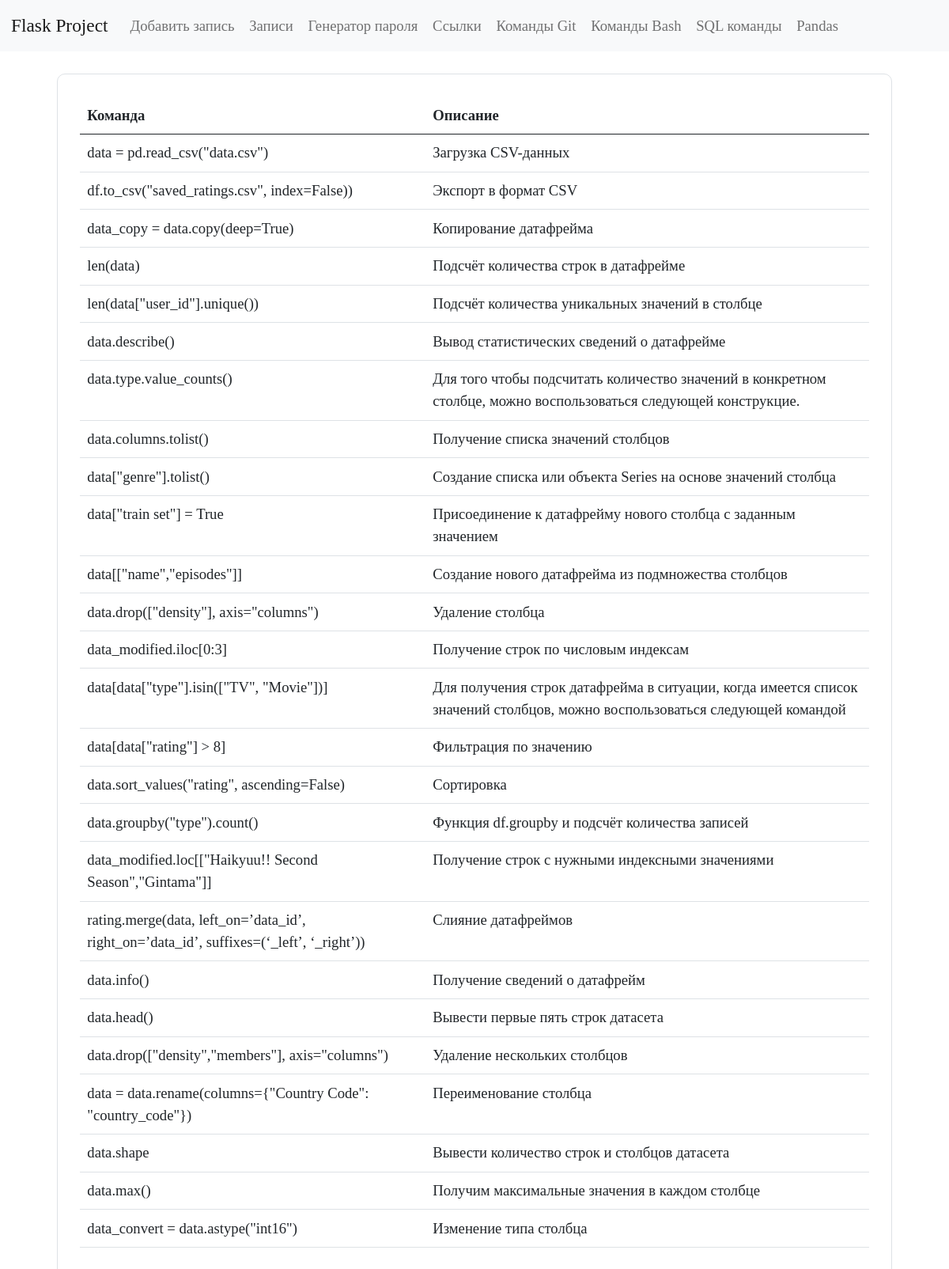
/pandas, run on the app's committed database.
### tables this page shows
CREATE TABLE pandas (
    id INTEGER PRIMARY KEY AUTOINCREMENT,
    command TEXT NOT NULL,
    name TEXT NOT NULL
  );

### app.py (the view)
@app.route("/pandas")
def pandas_commands():
    conn = get_db_connection()
    pandas_commands = conn.execute("SELECT command, name FROM pandas").fetchall()
    conn.close()
    return render_template("pandas.html", pandas_commands=pandas_commands)

### app.py (called while the page is built)
def get_db_connection():
    conn = sqlite3.connect("database.db")
    conn.row_factory = sqlite3.Row
    return conn

### templates/pandas.html (shortened to what this page needs)
{% extends "base.html" %}
{% block content %}
<div class="bd-example">
  <table class="table">
    <thead>
      <tr>
        <th scope="col">Команда</th>
        <th scope="col">Описание</th>
      </tr>
    </thead>
    <tbody>
    {% for pandas_commands in pandas_commands %}
      <tr>
        <td>{{ pandas_commands['command'] }}</td>
        <td>{{ pandas_commands['name'] }}</td>
      </tr>
    {% endfor %}
    </tbody>
  </table>
</div>
{% endblock %}

### static/styles.css (style rules this page uses)
* { font-family: Bahnschrift; font-size: 14pt; }
.bd-example { padding: 1.5rem; margin: 1.5rem; border-radius: 10px; border: solid #dee2e6 1px; }

### data on the page
pandas: command "data = pd.read_csv(\"data.csv\")", name "Загрузка CSV-данных"
pandas: command "df.to_csv(\"saved_ratings.csv\", index=False))", name "Экспорт в формат CSV"
pandas: command "data_copy = data.copy(deep=True)", name "Копирование датафрейма"
pandas: command "len(data)", name "Подсчёт количества строк в датафрейме"
pandas: command "len(data[\"user_id\"].unique())", name "Подсчёт количества уникальных значений в столбце"
pandas: command "data.describe()", name "Вывод статистических сведений о датафрейме"
pandas: command "data.type.value_counts()", name "Для того чтобы подсчитать количество значений в конкретном столбце, можно воспользоваться следующей конструкцие."
pandas: command "data.columns.tolist()", name "Получение списка значений столбцов"
pandas: command "data[\"genre\"].tolist()", name "Создание списка или объекта Series на основе значений столбца"
pandas: command "data[\"train set\"] = True", name "Присоединение к датафрейму нового столбца с заданным значением"
pandas: command "data[[\"name\",\"episodes\"]]", name "Создание нового датафрейма из подмножества столбцов"
pandas: command "data.drop([\"density\"], axis=\"columns\")", name "Удаление столбца"
pandas: command "data_modified.iloc[0:3]", name "Получение строк по числовым индексам"
pandas: command "data[data[\"type\"].isin([\"TV\", \"Movie\"])]", name "Для получения строк датафрейма в ситуации, когда имеется список значений столбцов, можно воспользоваться следующей командой"
pandas: command "data[data[\"rating\"] > 8]", name "Фильтрация по значению"
pandas: command "data.sort_values(\"rating\", ascending=False)", name "Сортировка"
pandas: command "data.groupby(\"type\").count()", name "Функция df.groupby и подсчёт количества записей"
pandas: command "data_modified.loc[[\"Haikyuu!! Second Season\",\"Gintama\"]]", name "Получение строк с нужными индексными значениями"
pandas: command "rating.merge(data, left_on=’data_id’, right_on=’data_id’, suffixes=(‘_left’, ‘_right’))", name "Слияние датафреймов"
pandas: command "data.info()", name "Получение сведений о датафрейм"
pandas: command "data.head()", name "Вывести первые пять строк датасета"
pandas: command "data.drop([\"density\",\"members\"], axis=\"columns\")", name "Удаление нескольких столбцов"
pandas: command "data = data.rename(columns={\"Country Code\": \"country_code\"})", name "Переименование столбца"
pandas: command "data.shape", name "Вывести количество строк и столбцов датасета"
pandas: command "data.max()", name "Получим максимальные значения в каждом столбце"
pandas: command "data_convert = data.astype(\"int16\")", name "Изменение типа столбца"
